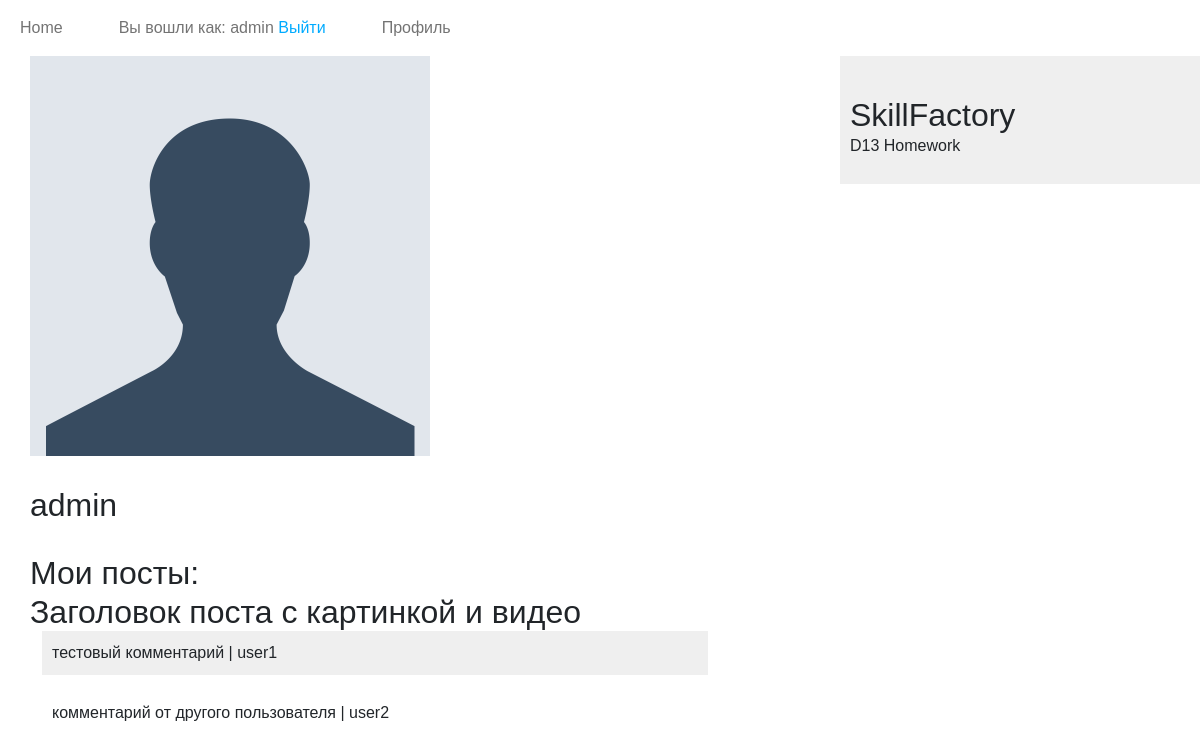
/blog/profile (signed in), run on the app's committed database.
### blog/models.py (models this page shows, shortened)
class UserProfile(models.Model):
    user = models.OneToOneField(User, on_delete=models.CASCADE)
    image = models.ImageField(default='default.png', upload_to='profile_img')

class Post(models.Model):
    class PublishedManager(models.Manager):
        def get_queryset(self):
            return super().get_queryset().filter(status=Post.Status.PUBLISHED)
    class Status(models.TextChoices):
        DRAFT = 'DF', 'Draft'
        PUBLISHED = 'PB', 'Published'
    title = models.CharField(max_length=255)
    slug = models.SlugField(max_length=255, unique_for_date='publish')
    author = models.ForeignKey(User, on_delete=models.CASCADE, related_name='blog_posts', null=True)
    cat = models.ForeignKey('Category', on_delete=models.CASCADE, null=True)
    body = models.TextField()
    image = models.ImageField(null=True, blank=True)
    video = models.FileField(upload_to='video/', null=True, blank=True)
    publish = models.DateTimeField(default=timezone.now)
    created = models.DateTimeField(auto_now_add=True)
    updated = models.DateTimeField(auto_now=True)
    status = models.CharField(max_length=2, choices=Status.choices, default=Status.DRAFT)
    objects = models.Manager()
    published = PublishedManager()
    class Meta:
        ordering = ['-publish']
        indexes = [models.Index(fields=['-publish']),]
    def __str__(self):
        return self.title

class Comment(models.Model):
    post = models.ForeignKey(Post, on_delete=models.CASCADE, related_name='comments')
    name = models.CharField(max_length=80)
    email = models.EmailField()
    body = models.TextField()
    created = models.DateTimeField(auto_now_add=True)
    updated = models.DateTimeField(auto_now=True)
    active = models.BooleanField(default=True)
    class Meta:
        ordering = ['created']
        indexes = [models.Index(fields=['created']),]

### blog/views.py (the view)
# urls.py: path('profile', views.profile, name='profile'),
@login_required
def profile(request):
    user_posts = Post.objects.filter(author=request.user)
    post_ids = user_posts.values_list('id', flat=True)
    post_comment = Comment.objects.filter(post__id__in=post_ids)
    context = {
        'posts': user_posts,
        'comments': post_comment,
    }
    return render(request, 'blog/users/profile.html', context)

### blog/templates/blog/users/profile.html (shortened to what this page needs)
{% extends "blog/base.html" %}
{% block content %}
    <div class="content-section">
        <div class="media">
            <img class="accaunt-img" width="400px" height="400px" src="{{ user.userprofile.image.url }}" alt="">
            <div class="media-body">
                <h2 class="accaunt-heading">{{ user.username }}</h2>
            </div>
            <h2>Мои посты:</h2>
            {% for p in posts %}
            <div class="container">
                <h2 class="row" >{{ p }}</h2>
                {% for com in comments %}
                <p class="comment">{{ com.body }} | {{ com.name }}</p>
                {% endfor %}
            </div>
            {% endfor %}
        </div>
    </div>
{% endblock content %}

### blog/templates/blog/base.html (shortened to what this page needs)
{% load static %}
<!DOCTYPE html>
<html>
<head>
    <link rel="stylesheet" href="https://cdn.jsdelivr.net/npm/bootstrap@5.2.3/dist/css/bootstrap.min.css">
    <link href="{% static 'blog/css/blog.css' %}" rel="stylesheet">
</head>
<body>
    <nav class="navbar navbar-expand-lg bg-body-tertiary style='background-color: #e3f2fd'">
        <div class="container-fluid">
            <ul class="navbar-nav">
              <li class="nav-item">
                <a class="nav-link" aria-current="page" href="/">Home</a>
              </li>
              {% if request.user.is_authenticated %}
              <li class="nav-link px-5">Вы вошли как: {{ user.username }}  <a href="{% url 'blog:logout' %}">Выйти</a></li>
              <li class="nav-item">
                <a class="nav-link" href="{% url 'blog:profile' %}">Профиль</a>
              </li>
              {% endif %}
            </ul>
          </div>
      </nav>
    <div id="content">
        {% block content %}
        {% endblock %}
    </div>
    <div id="sidebar">
        <h2>SkillFactory</h2>
        <p>D13 Homework</p>
    </div>
</body>
</html>

### blog/static/blog/css/blog.css (style rules this page uses)
body { margin:0; padding:0; font-family:helvetica, sans-serif; }
a { color:#00abff; text-decoration:none; }
h2 { font-weight:normal; margin:30px 0 0; }
#content { float:left; width:60%; padding:0 0 0 30px; }
#sidebar { float:right; width:30%; padding:10px; background:#efefef; height:100%; }
.comment { padding:10px; }
.comment:nth-child(even) { background:#efefef; }

### data on the page
Post: title "Заголовок поста с картинкой и видео"
Comment: body "тестовый комментарий", name "user1"
Comment: body "комментарий от другого пользователя", name "user2"

### other printed values
{{ user.username }} "admin"
